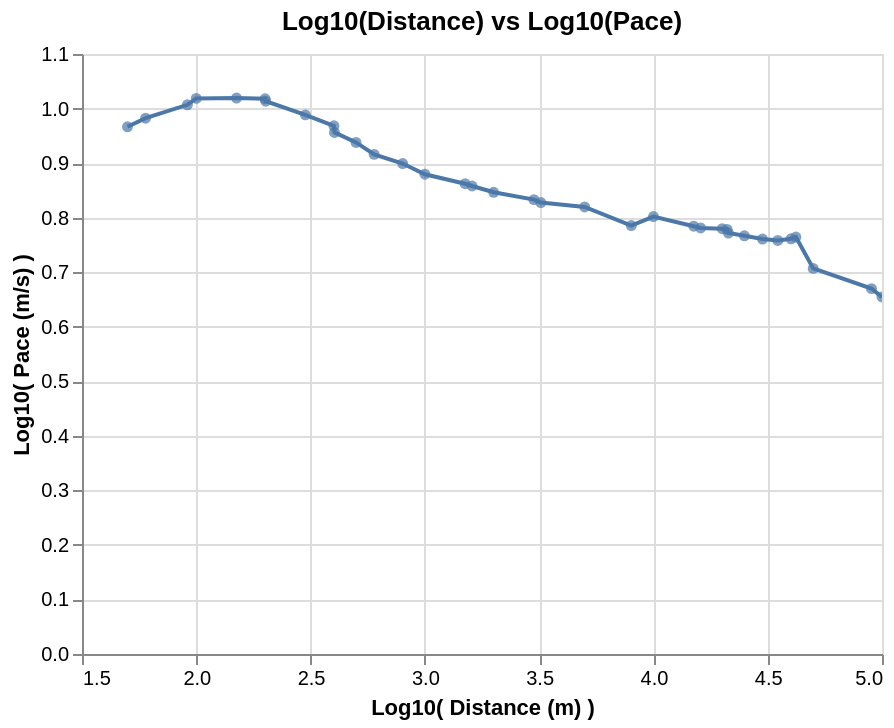

Notebook source saved alongside this figure:
### Code cell
line = (alt.Chart(mens_running_all_dedup)
  .mark_line()
  .encode(x=alt.X("logdistance:Q"), 
          y=alt.Y("logpace:Q")
         )
  .properties(
      title='Log10(Distance) vs Log10(Pace)'
  )
)

circle = (alt.Chart(mens_running_all_dedup)
  .mark_circle()
  .encode(x=alt.X("logdistance:Q"), 
          y=alt.Y("logpace:Q"),
          tooltip=["Event", "Athlete", "Perf"]
         )
  .properties(
      title='Log10(Distance) vs Log10(Pace)'
  ).interactive()
)

line.encoding.x.title = 'Log10( Distance (m) )'
line.encoding.y.title = 'Log10( Pace (m/s) )'

line + circle

### Figure 1 — Vega-Lite specification as saved in the notebook (floating-point values rounded to 4 significant figures)
{"$schema": "https://vega.github.io/schema/vega-lite/v2.6.0.json", "config": {"view": {"height": 300, "width": 400}}, "datasets": {"data-ca68f508392427680b485a3d4cb7b939": [{"Athlete": "Bruny Surin", "Ctry.": "ESP", "Date": "22 Aug 1999", "Event": "50 m", "Location": "Seville", "Meeting": "World Championships", "N": "+[ac]", "Nat.": "CAN", "P": null, "Perf": "5.40", "R": "[84]", "V": null, "W": "+0.2", "distance": 50, "logdistance": 1.699, "logpace": 0.9666, "logtime": -1.046, "pace": 9.259, "seconds": 5.4, "time": 0.09}, {"Athlete": "Bruny Surin", "Ctry.": "ESP", "Date": "22 Aug 1999", "Event": "60 m", "Location": "Seville", "Meeting": "World Championships", "N": "+[ad]", "Nat.": "CAN", "P": null, "Perf": "6.25", "R": "[84][85]", "V": null, "W": "+0.2", "distance": 60, "logdistance": 1.778, "logpace": 0.9823, "logtime": -0.9823, "pace": 9.6, "seconds": 6.25, "time": 0.1042}, {"Athlete": "Ivory Crockett", "Ctry.": "USA", "Date": "11 May 1974", "Event": "100 y", "Location": "Knoxville", "Meeting": null, "N": "h", "Nat.": "USA", "P": null, "Perf": "9.00", "R": "[87]", "V": null, "W": null, "distance": 91.44, "logdistance": 1.961, "logpace": 1.007, "logtime": -0.8239, "pace": 10.16, "seconds": 9, "time": 0.15}, {"Athlete": "Usain Bolt", "Ctry.": "GER", "Date": "16 Aug 2009", "Event": "100 m", "Location": "Berlin", "Meeting": "World Championships", "N": null, "Nat.": "JAM", "P": "P", "Perf": "9.58", "R": "[5]", "V": "", "W": "+0.9", "distance": 100, "logdistance": 2, "logpace": 1.019, "logtime": -0.7968, "pace": 10.44, "seconds": 9.58, "time": 0.1597}, {"Athlete": "Usain Bolt", "Ctry.": "GBR", "Date": "17 May 2009", "Event": "150 m straight", "Location": "Manchester", "Meeting": "Manchester City Games", "N": null, "Nat.": "JAM", "P": null, "Perf": "14.35", "R": "[90]", "V": null, "W": "+1.1", "distance": 150, "logdistance": 2.176, "logpace": 1.019, "logtime": -0.6213, "pace": 10.45, "seconds": 14.35, "time": 0.2392}, {"Athlete": "Usain Bolt", "Ctry.": "GER", "Date": "20 Aug 2009", "Event": "200 m", "Location": "Berlin", "Meeting": "World Championships", "N": null, "Nat.": "JAM", "P": "P", "Perf": "19.19", "R": "[5]", "V": "", "W": "−0.3", "distance": 200, "logdistance": 2.301, "logpace": 1.018, "logtime": -0.4951, "pace": 10.42, "seconds": 19.19, "time": 0.3198}, {"Athlete": "Tommie Smith", "Ctry.": "USA", "Date": "7 May 1966", "Event": "220 y (straight)", "Location": "San Jose", "Meeting": "Video on YouTube", "N": "h", "Nat.": "USA", "P": null, "Perf": "19.50", "R": "[93]", "V": null, "W": "+1.9", "distance": 201.2, "logdistance": 2.304, "logpace": 1.014, "logtime": -0.4881, "pace": 10.32, "seconds": 19.5, "time": 0.325}, {"Athlete": "Wayde van Niekerk", "Ctry.": "CZE", "Date": "28 Jun 2017", "Event": "300 m", "Location": "Ostrava", "Meeting": "Golden Spike Ostrava", "N": null, "Nat.": "RSA", "P": null, "Perf": "30.81", "R": "[95]", "V": null, "W": null, "distance": 300, "logdistance": 2.477, "logpace": 0.9884, "logtime": -0.2895, "pace": 9.737, "seconds": 30.81, "time": 0.5135}, {"Athlete": "Wayde van Niekerk", "Ctry.": "BRA", "Date": "14 Aug 2016", "Event": "400 m", "Location": "Rio de Janeiro", "Meeting": "Olympic Games", "N": null, "Nat.": "RSA", "P": "P", "Perf": "43.03", "R": "[6]", "V": "", "W": null, "distance": 400, "logdistance": 2.602, "logpace": 0.9683, "logtime": -0.1444, "pace": 9.296, "seconds": 43.03, "time": 0.7172}, {"Athlete": "John Smith", "Ctry.": "USA", "Date": "26 Jun 1971", "Event": "440 y", "Location": "Eugene", "Meeting": "USA Championships", "N": null, "Nat.": "USA", "P": null, "Perf": "44.50", "R": "[96][97][98]", "V": null, "W": null, "distance": 402.3, "logdistance": 2.605, "logpace": 0.9562, "logtime": -0.1298, "pace": 9.041, "seconds": 44.5, "time": 0.7417}, {"Athlete": "David Rudisha", "Ctry.": "GBR", "Date": "10 Sep 2016", "Event": "500 m", "Location": "Newcastle", "Meeting": "Great North CityGames", "N": "[af]", "Nat.": "KEN", "P": null, "Perf": "57.69", "R": "[99]", "V": null, "W": null, "distance": 500, "logdistance": 2.699, "logpace": 0.9379, "logtime": -0.01705, "pace": 8.667, "seconds": 57.69, "time": 0.9615}, {"Athlete": "Johnny Gray", "Ctry.": "USA", "Date": "24 May 1986", "Event": "600 m", "Location": "Santa Monica", "Meeting": null, "N": null, "Nat.": "USA", "P": null, "Perf": "1:12.81", "R": null, "V": null, "W": null, "distance": 600, "logdistance": 2.778, "logpace": 0.916, "logtime": 0.08404, "pace": 8.241, "seconds": 72.81, "time": 1.214}, {"Athlete": "David Rudisha", "Ctry.": "GBR", "Date": "9 Aug 2012", "Event": "800 m", "Location": "London", "Meeting": "Olympic Games", "N": null, "Nat.": "KEN", "P": "P", "Perf": "1:40.91", "R": "[7]", "V": "", "W": null, "distance": 800, "logdistance": 2.903, "logpace": 0.8992, "logtime": 0.2258, "pace": 7.928, "seconds": 100.9, "time": 1.682}, {"Athlete": "Noah Ngeny", "Ctry.": "ITA", "Date": "5 Sep 1999", "Event": "1000 m", "Location": "Rieti", "Meeting": "Rieti Meeting", "N": null, "Nat.": "KEN", "P": "P", "Perf": "2:11.96", "R": null, "V": "", "W": null, "distance": 1000, "logdistance": 3, "logpace": 0.8796, "logtime": 0.3423, "pace": 7.578, "seconds": 132.0, "time": 2.199}, {"Athlete": "Hicham El Guerrouj", "Ctry.": "ITA", "Date": "14 Jul 1998", "Event": "1500 m", "Location": "Rome", "Meeting": "Golden Gala", "N": null, "Nat.": "MAR", "P": "P", "Perf": "3:26.00", "R": null, "V": "", "W": null, "distance": 1500, "logdistance": 3.176, "logpace": 0.8622, "logtime": 0.5357, "pace": 7.282, "seconds": 206, "time": 3.433}, {"Athlete": "Hicham El Guerrouj", "Ctry.": "ITA", "Date": "7 Jul 1999", "Event": "Mile", "Location": "Rome", "Meeting": "Golden Gala", "N": null, "Nat.": "MAR", "P": "P", "Perf": "3:43.13", "R": null, "V": "", "W": null, "distance": 1609, "logdistance": 3.207, "logpace": 0.858, "logtime": 0.5704, "pace": 7.211, "seconds": 223.1, "time": 3.719}, {"Athlete": "Hicham El Guerrouj", "Ctry.": "GER", "Date": "7 Sep 1999", "Event": "2000 m", "Location": "Berlin", "Meeting": "ISTAF", "N": null, "Nat.": "MAR", "P": null, "Perf": "4:44.79", "R": null, "V": "", "W": null, "distance": 2000, "logdistance": 3.301, "logpace": 0.8465, "logtime": 0.6764, "pace": 7.023, "seconds": 284.8, "time": 4.747}, {"Athlete": "Daniel Komen", "Ctry.": "ITA", "Date": "1 Sep 1996", "Event": "3000 m", "Location": "Rieti", "Meeting": "Rieti Meeting", "N": null, "Nat.": "KEN", "P": "P", "Perf": "7:20.67", "R": null, "V": "", "W": null, "distance": 3000, "logdistance": 3.477, "logpace": 0.833, "logtime": 0.866, "pace": 6.808, "seconds": 440.7, "time": 7.345}, {"Athlete": "Daniel Komen", "Ctry.": "BEL", "Date": "17 Jul 1997", "Event": "Two miles", "Location": "Hechtel-Eksel", "Meeting": null, "N": null, "Nat.": "KEN", "P": "P", "Perf": "7:58.61", "R": null, "V": null, "W": null, "distance": 3218, "logdistance": 3.508, "logpace": 0.8276, "logtime": 0.9018, "pace": 6.724, "seconds": 478.6, "time": 7.977}, {"Athlete": "Kenenisa Bekele", "Ctry.": "NED", "Date": "31 May 2004", "Event": "5000 m (track)", "Location": "Hengelo", "Meeting": "Fanny Blankers-Koen Games", "N": null, "Nat.": "ETH", "P": "P", "Perf": "12:37.35", "R": null, "V": "", "W": null, "distance": 5000, "logdistance": 3.699, "logpace": 0.8197, "logtime": 1.101, "pace": 6.602, "seconds": 757.4, "time": 12.62}, {"Athlete": "Deriba Merga", "Ctry.": "UAE", "Date": "18 Feb 2011", "Event": "8 km (road)", "Location": "Ras al-Khaimah", "Meeting": "RAK Half Marathon", "N": "+", "Nat.": "ETH", "P": null, "Perf": "21:51.00", "R": "[100]", "V": null, "W": null, "distance": 8000, "logdistance": 3.903, "logpace": 0.7855, "logtime": 1.339, "pace": 6.102, "seconds": 1311, "time": 21.85}, {"Athlete": "Kenenisa Bekele", "Ctry.": "BEL", "Date": "26 Aug 2005", "Event": "10,000 m (track)", "Location": "Brussels", "Meeting": "Memorial Van Damme", "N": null, "Nat.": "ETH", "P": "P", "Perf": "26:17.53", "R": null, "V": "", "W": null, "distance": 10000, "logdistance": 4, "logpace": 0.802, "logtime": 1.42, "pace": 6.339, "seconds": 1578.0, "time": 26.29}, {"Athlete": "Joshua Cheptegei", "Ctry.": "NED", "Date": "18 Nov 2018", "Event": "15 km (road)", "Location": "Nijmegen", "Meeting": "Zevenheuvelenloop", "N": null, "Nat.": "UGA", "P": null, "Perf": "41:05.00", "R": "[101]", "V": null, "W": null, "distance": 15000, "logdistance": 4.176, "logpace": 0.7843, "logtime": 1.614, "pace": 6.085, "seconds": 2465, "time": 41.08}, {"Athlete": "Haile Gebrselassie", "Ctry.": "NED", "Date": "4 Sep 2005", "Event": "10 miles (road)", "Location": "Tilburg", "Meeting": "Tilburg Ten Miles", "N": "[ah]", "Nat.": "ETH", "P": null, "Perf": "44:24.00", "R": null, "V": null, "W": null, "distance": 16090, "logdistance": 4.207, "logpace": 0.781, "logtime": 1.647, "pace": 6.04, "seconds": 2664, "time": 44.4}, {"Athlete": "Zersenay Tadese", "Ctry.": "POR", "Date": "21 Mar 2010", "Event": "20 km (road)", "Location": "Lisbon", "Meeting": "Lisbon Half Marathon", "N": "+", "Nat.": "ERI", "P": null, "Perf": "55:21.00", "R": "[102]", "V": null, "W": null, "distance": 20000, "logdistance": 4.301, "logpace": 0.7798, "logtime": 1.743, "pace": 6.022, "seconds": 3321, "time": 55.35}, {"Athlete": "Abraham Kiptum", "Ctry.": "ESP", "Date": "28 Oct 2018", "Event": "Half marathon", "Location": "Valencia", "Meeting": "Valencia Half Marathon", "N": null, "Nat.": "KEN", "P": "P", "Perf": "58:18.00", "R": "[13]", "V": "", "W": null, "distance": 21000, "logdistance": 4.322, "logpace": 0.7784, "logtime": 1.766, "pace": 6.003, "seconds": 3498, "time": 58.3}, {"Athlete": "Haile Gebrselassie", "Ctry.": "CZE", "Date": "27 Jun 2007", "Event": "One hour (track)", "Location": "Ostrava", "Meeting": "Golden Spike Ostrava", "N": null, "Nat.": "ETH", "P": "P", "Perf": "21,285 m", "R": "[14]", "V": "", "W": null, "distance": 21285, "logdistance": 4.328, "logpace": 0.7718, "logtime": 1.778, "pace": 5.912, "seconds": 3600, "time": 60}, {"Athlete": "Dennis Kipruto Kimetto", "Ctry.": "GER", "Date": "6 May 2012", "Event": "25 km (road)", "Location": "Berlin", "Meeting": "BIG 25", "N": null, "Nat.": "KEN", "P": null, "Perf": "1:11:18.00", "R": "[103][104]", "V": null, "W": null, "distance": 25000, "logdistance": 4.398, "logpace": 0.7667, "logtime": 1.853, "pace": 5.844, "seconds": 4278, "time": 71.3}, {"Athlete": "Eliud Kipchoge", "Ctry.": "GER", "Date": "16 Sep 2018", "Event": "30 km (road)", "Location": "Berlin", "Meeting": "Berlin Marathon", "N": "+", "Nat.": "KEN", "P": null, "Perf": "1:26:45", "R": "[105]", "V": null, "W": null, "distance": 30000, "logdistance": 4.477, "logpace": 0.7607, "logtime": 1.938, "pace": 5.764, "seconds": 5205, "time": 86.75}, {"Athlete": "Dennis Kipruto Kimetto", "Ctry.": "GER", "Date": "28 Sep 2014", "Event": "35 km (road)", "Location": "Berlin", "Meeting": "Berlin Marathon", "N": "+", "Nat.": "KEN", "P": null, "Perf": "1:41:47.00", "R": "[106]", "V": null, "W": null, "distance": 35000, "logdistance": 4.544, "logpace": 0.7582, "logtime": 2.008, "pace": 5.731, "seconds": 6107, "time": 101.8}, {"Athlete": "Eliud Kipchoge", "Ctry.": "GER", "Date": "16 Sep 2018", "Event": "40 km (road)", "Location": "Berlin", "Meeting": "Berlin Marathon", "N": "+", "Nat.": "KEN", "P": null, "Perf": "1:55:32", "R": "[107]", "V": null, "W": null, "distance": 40000, "logdistance": 4.602, "logpace": 0.7612, "logtime": 2.063, "pace": 5.77, "seconds": 6932, "time": 115.5}, {"Athlete": "Eliud Kipchoge", "Ctry.": "ITA", "Date": "6 May 2017", "Event": "Marathon[b]", "Location": "Monza", "Meeting": "Autodromo Nazionale Monza", "N": "[c]", "Nat.": "KEN", "P": null, "Perf": "2:00:25", "R": "[18]", "V": "[1]", "W": null, "distance": 42000, "logdistance": 4.623, "logpace": 0.7644, "logtime": 2.081, "pace": 5.813, "seconds": 7225, "time": 120.4}, {"Athlete": "Thompson Magawana", "Ctry.": "RSA", "Date": "2 Apr 1988", "Event": "50 km (road)", "Location": "Cape Town", "Meeting": null, "N": "+", "Nat.": "RSA", "P": null, "Perf": "2:43:38", "R": "[108]", "V": null, "W": null, "distance": 50000, "logdistance": 4.699, "logpace": 0.7069, "logtime": 2.214, "pace": 5.093, "seconds": 9818, "time": 163.6}, {"Athlete": "Leonid Shvetsov", "Ctry.": "RSA", "Date": "2007", "Event": "90 km (road)", "Location": "Durban", "Meeting": "Comrades Marathon", "N": null, "Nat.": "RUS", "P": null, "Perf": "5:20:49.00", "R": null, "V": null, "W": null, "distance": 90000, "logdistance": 4.954, "logpace": 0.6698, "logtime": 2.506, "pace": 4.676, "seconds": 19249, "time": 320.8}, {"Athlete": "Nao Kazami", "Ctry.": "JPN", "Date": "24 Jun 2018", "Event": "100 km (road)", "Location": "Yūbetsu", "Meeting": "Lake Saroma Ultramarathon", "N": null, "Nat.": "JPN", "P": null, "Perf": "6:09:14.00", "R": "[19]", "V": null, "W": null, "distance": 100000, "logdistance": 5, "logpace": 0.6545, "logtime": 2.567, "pace": 4.514, "seconds": 22154, "time": 369.2}]}, "layer": [{"data": {"name": "data-ca68f508392427680b485a3d4cb7b939"}, "encoding": {"x": {"field": "logdistance", "title": "Log10( Distance (m) )", "type": "quantitative"}, "y": {"field": "logpace", "title": "Log10( Pace (m/s) )", "type": "quantitative"}}, "mark": "line", "title": "Log10(Distance) vs Log10(Pace)"}, {"data": {"name": "data-ca68f508392427680b485a3d4cb7b939"}, "encoding": {"tooltip": [{"field": "Event", "type": "nominal"}, {"field": "Athlete", "type": "nominal"}, {"field": "Perf", "type": "nominal"}], "x": {"field": "logdistance", "type": "quantitative"}, "y": {"field": "logpace", "type": "quantitative"}}, "mark": "circle", "selection": {"selector002": {"bind": "scales", "encodings": ["x", "y"], "type": "interval"}}, "title": "Log10(Distance) vs Log10(Pace)"}]}
